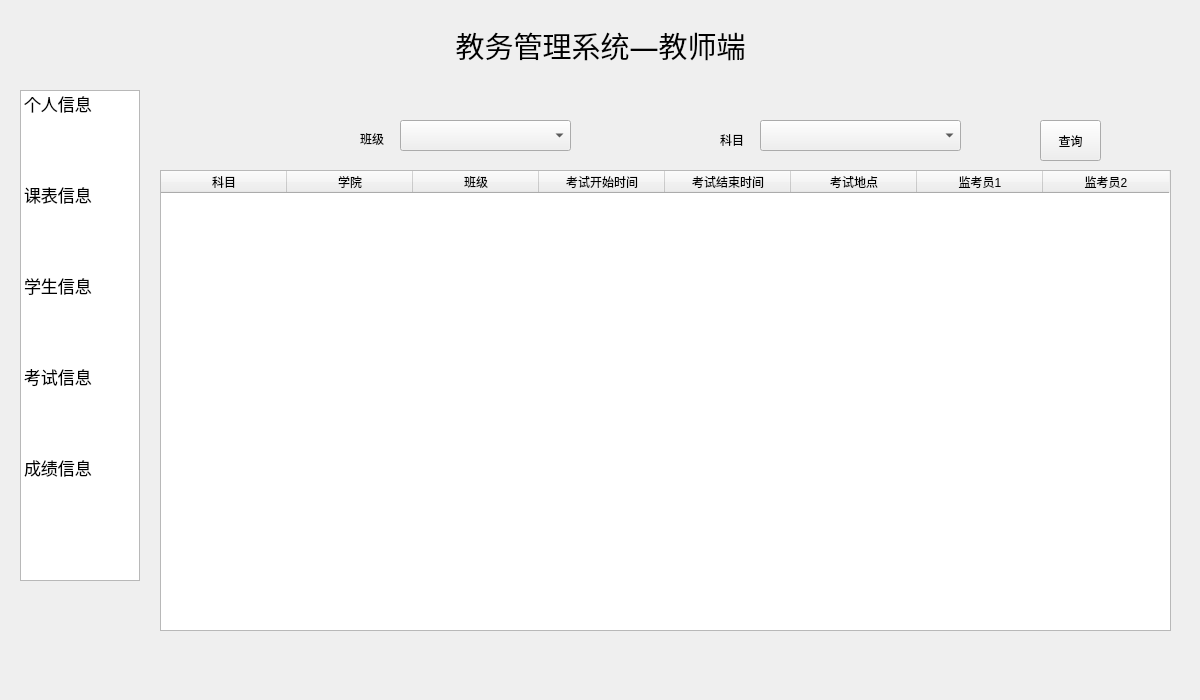
<?xml version="1.0" encoding="UTF-8"?>
<ui version="4.0">
 <class>teacher</class>
 <widget class="QWidget" name="teacher">
  <property name="geometry">
   <rect>
    <x>0</x>
    <y>0</y>
    <width>1200</width>
    <height>700</height>
   </rect>
  </property>
  <property name="windowTitle">
   <string>Form</string>
  </property>
  <widget class="QListWidget" name="listWidget">
   <property name="geometry">
    <rect>
     <x>20</x>
     <y>90</y>
     <width>120</width>
     <height>491</height>
    </rect>
   </property>
   <property name="font">
    <font>
     <pointsize>13</pointsize>
    </font>
   </property>
   <property name="spacing">
    <number>20</number>
   </property>
   <property name="gridSize">
    <size>
     <width>0</width>
     <height>91</height>
    </size>
   </property>
   <property name="currentRow">
    <number>-1</number>
   </property>
   <item>
    <property name="text">
     <string>个人信息</string>
    </property>
   </item>
   <item>
    <property name="text">
     <string>课表信息</string>
    </property>
   </item>
   <item>
    <property name="text">
     <string>学生信息</string>
    </property>
   </item>
   <item>
    <property name="text">
     <string>考试信息</string>
    </property>
   </item>
   <item>
    <property name="text">
     <string>成绩信息</string>
    </property>
   </item>
  </widget>
  <widget class="QStackedWidget" name="stackedWidget">
   <property name="geometry">
    <rect>
     <x>150</x>
     <y>100</y>
     <width>1050</width>
     <height>581</height>
    </rect>
   </property>
   <property name="currentIndex">
    <number>3</number>
   </property>
   <widget class="QWidget" name="pg_personal">
    <widget class="QWidget" name="layoutWidget">
     <property name="geometry">
      <rect>
       <x>80</x>
       <y>30</y>
       <width>561</width>
       <height>351</height>
      </rect>
     </property>
     <layout class="QGridLayout" name="gridLayout">
      <item row="1" column="0">
       <layout class="QHBoxLayout" name="horizontalLayout_6">
        <item>
         <widget class="QLabel" name="label_3">
          <property name="text">
           <string>性别</string>
          </property>
         </widget>
        </item>
        <item>
         <widget class="QLineEdit" name="ledit_sex"/>
        </item>
        <item>
         <spacer name="horizontalSpacer_5">
          <property name="orientation">
           <enum>Qt::Horizontal</enum>
          </property>
          <property name="sizeHint" stdset="0">
           <size>
            <width>40</width>
            <height>20</height>
           </size>
          </property>
         </spacer>
        </item>
        <item>
         <widget class="QLabel" name="label_4">
          <property name="text">
           <string>生日</string>
          </property>
         </widget>
        </item>
        <item>
         <widget class="QLineEdit" name="ledit_bitrh"/>
        </item>
        <item>
         <spacer name="horizontalSpacer_7">
          <property name="orientation">
           <enum>Qt::Horizontal</enum>
          </property>
          <property name="sizeHint" stdset="0">
           <size>
            <width>40</width>
            <height>20</height>
           </size>
          </property>
         </spacer>
        </item>
       </layout>
      </item>
      <item row="3" column="0">
       <layout class="QHBoxLayout" name="horizontalLayout_8">
        <item>
         <widget class="QLabel" name="label_7">
          <property name="text">
           <string>学院</string>
          </property>
         </widget>
        </item>
        <item>
         <widget class="QLineEdit" name="ledit_clg"/>
        </item>
        <item>
         <spacer name="horizontalSpacer_10">
          <property name="orientation">
           <enum>Qt::Horizontal</enum>
          </property>
          <property name="sizeHint" stdset="0">
           <size>
            <width>40</width>
            <height>20</height>
           </size>
          </property>
         </spacer>
        </item>
       </layout>
      </item>
      <item row="0" column="0">
       <layout class="QHBoxLayout" name="horizontalLayout_5">
        <item>
         <widget class="QLabel" name="label">
          <property name="text">
           <string>教师编号</string>
          </property>
         </widget>
        </item>
        <item>
         <widget class="QLineEdit" name="ledit_tno"/>
        </item>
        <item>
         <spacer name="horizontalSpacer_4">
          <property name="orientation">
           <enum>Qt::Horizontal</enum>
          </property>
          <property name="sizeHint" stdset="0">
           <size>
            <width>40</width>
            <height>20</height>
           </size>
          </property>
         </spacer>
        </item>
        <item>
         <widget class="QLabel" name="label_2">
          <property name="text">
           <string>姓名</string>
          </property>
         </widget>
        </item>
        <item>
         <widget class="QLineEdit" name="ledit_tname"/>
        </item>
        <item>
         <spacer name="horizontalSpacer_6">
          <property name="orientation">
           <enum>Qt::Horizontal</enum>
          </property>
          <property name="sizeHint" stdset="0">
           <size>
            <width>40</width>
            <height>20</height>
           </size>
          </property>
         </spacer>
        </item>
       </layout>
      </item>
      <item row="2" column="0">
       <layout class="QHBoxLayout" name="horizontalLayout_7">
        <item>
         <widget class="QLabel" name="label_6">
          <property name="text">
           <string>职称</string>
          </property>
         </widget>
        </item>
        <item>
         <widget class="QLineEdit" name="ledit_position"/>
        </item>
        <item>
         <spacer name="horizontalSpacer_8">
          <property name="orientation">
           <enum>Qt::Horizontal</enum>
          </property>
          <property name="sizeHint" stdset="0">
           <size>
            <width>40</width>
            <height>20</height>
           </size>
          </property>
         </spacer>
        </item>
        <item>
         <widget class="QLabel" name="label_5">
          <property name="text">
           <string>联系方式</string>
          </property>
         </widget>
        </item>
        <item>
         <widget class="QLineEdit" name="ledit_tel"/>
        </item>
        <item>
         <spacer name="horizontalSpacer_9">
          <property name="orientation">
           <enum>Qt::Horizontal</enum>
          </property>
          <property name="sizeHint" stdset="0">
           <size>
            <width>40</width>
            <height>20</height>
           </size>
          </property>
         </spacer>
        </item>
       </layout>
      </item>
     </layout>
    </widget>
   </widget>
   <widget class="QWidget" name="pg_lesson">
    <widget class="QTableWidget" name="lesson_table">
     <property name="geometry">
      <rect>
       <x>30</x>
       <y>0</y>
       <width>1000</width>
       <height>550</height>
      </rect>
     </property>
     <attribute name="horizontalHeaderMinimumSectionSize">
      <number>20</number>
     </attribute>
     <attribute name="horizontalHeaderDefaultSectionSize">
      <number>158</number>
     </attribute>
     <attribute name="verticalHeaderDefaultSectionSize">
      <number>104</number>
     </attribute>
     <row>
      <property name="text">
       <string>1-2节</string>
      </property>
     </row>
     <row>
      <property name="text">
       <string>3-4节</string>
      </property>
     </row>
     <row>
      <property name="text">
       <string>5-6节</string>
      </property>
     </row>
     <row>
      <property name="text">
       <string>7-8节</string>
      </property>
     </row>
     <row>
      <property name="text">
       <string>9-11节</string>
      </property>
     </row>
     <column>
      <property name="text">
       <string>周一</string>
      </property>
     </column>
     <column>
      <property name="text">
       <string>周二</string>
      </property>
     </column>
     <column>
      <property name="text">
       <string>周三</string>
      </property>
     </column>
     <column>
      <property name="text">
       <string>周四</string>
      </property>
     </column>
     <column>
      <property name="text">
       <string>周五</string>
      </property>
     </column>
     <column>
      <property name="text">
       <string>周日</string>
      </property>
     </column>
    </widget>
   </widget>
   <widget class="QWidget" name="pg_student">
    <widget class="QTableWidget" name="student_table">
     <property name="geometry">
      <rect>
       <x>40</x>
       <y>60</y>
       <width>950</width>
       <height>550</height>
      </rect>
     </property>
     <attribute name="horizontalHeaderDefaultSectionSize">
      <number>158</number>
     </attribute>
     <column>
      <property name="text">
       <string>学号</string>
      </property>
     </column>
     <column>
      <property name="text">
       <string>姓名</string>
      </property>
     </column>
     <column>
      <property name="text">
       <string>性别</string>
      </property>
     </column>
     <column>
      <property name="text">
       <string>籍贯</string>
      </property>
     </column>
     <column>
      <property name="text">
       <string>生日</string>
      </property>
     </column>
     <column>
      <property name="text">
       <string>班级</string>
      </property>
     </column>
    </widget>
    <widget class="QWidget" name="layoutWidget">
     <property name="geometry">
      <rect>
       <x>40</x>
       <y>10</y>
       <width>941</width>
       <height>41</height>
      </rect>
     </property>
     <layout class="QHBoxLayout" name="horizontalLayout" stretch="1,3,1,1,3,1,1,3,1,1">
      <item>
       <widget class="QLabel" name="label3">
        <property name="text">
         <string>学院</string>
        </property>
       </widget>
      </item>
      <item>
       <widget class="QComboBox" name="college"/>
      </item>
      <item>
       <spacer name="horizontalSpacer_11">
        <property name="orientation">
         <enum>Qt::Horizontal</enum>
        </property>
        <property name="sizeHint" stdset="0">
         <size>
          <width>40</width>
          <height>20</height>
         </size>
        </property>
       </spacer>
      </item>
      <item>
       <widget class="QLabel" name="label1">
        <property name="text">
         <string>专业</string>
        </property>
       </widget>
      </item>
      <item>
       <widget class="QComboBox" name="major"/>
      </item>
      <item>
       <spacer name="horizontalSpacer_12">
        <property name="orientation">
         <enum>Qt::Horizontal</enum>
        </property>
        <property name="sizeHint" stdset="0">
         <size>
          <width>40</width>
          <height>20</height>
         </size>
        </property>
       </spacer>
      </item>
      <item>
       <widget class="QLabel" name="label2">
        <property name="text">
         <string>课程</string>
        </property>
       </widget>
      </item>
      <item>
       <widget class="QComboBox" name="course"/>
      </item>
      <item>
       <spacer name="horizontalSpacer_2">
        <property name="orientation">
         <enum>Qt::Horizontal</enum>
        </property>
        <property name="sizeHint" stdset="0">
         <size>
          <width>40</width>
          <height>20</height>
         </size>
        </property>
       </spacer>
      </item>
      <item>
       <widget class="QPushButton" name="search_student">
        <property name="text">
         <string>查询</string>
        </property>
       </widget>
      </item>
     </layout>
    </widget>
   </widget>
   <widget class="QWidget" name="pg_exam">
    <widget class="QTableWidget" name="exam_table">
     <property name="geometry">
      <rect>
       <x>10</x>
       <y>70</y>
       <width>1011</width>
       <height>461</height>
      </rect>
     </property>
     <attribute name="horizontalHeaderDefaultSectionSize">
      <number>126</number>
     </attribute>
     <column>
      <property name="text">
       <string>科目</string>
      </property>
     </column>
     <column>
      <property name="text">
       <string>学院</string>
      </property>
     </column>
     <column>
      <property name="text">
       <string>班级</string>
      </property>
     </column>
     <column>
      <property name="text">
       <string>考试开始时间</string>
      </property>
     </column>
     <column>
      <property name="text">
       <string>考试结束时间</string>
      </property>
     </column>
     <column>
      <property name="text">
       <string>考试地点</string>
      </property>
     </column>
     <column>
      <property name="text">
       <string>监考员1</string>
      </property>
     </column>
     <column>
      <property name="text">
       <string>监考员2</string>
      </property>
     </column>
    </widget>
    <widget class="QPushButton" name="search_2">
     <property name="geometry">
      <rect>
       <x>890</x>
       <y>20</y>
       <width>61</width>
       <height>41</height>
      </rect>
     </property>
     <property name="font">
      <font>
       <pointsize>9</pointsize>
      </font>
     </property>
     <property name="text">
      <string>查询</string>
     </property>
    </widget>
    <widget class="QComboBox" name="major_3">
     <property name="geometry">
      <rect>
       <x>250</x>
       <y>20</y>
       <width>171</width>
       <height>31</height>
      </rect>
     </property>
    </widget>
    <widget class="QComboBox" name="course_1">
     <property name="geometry">
      <rect>
       <x>610</x>
       <y>20</y>
       <width>201</width>
       <height>31</height>
      </rect>
     </property>
    </widget>
    <widget class="QLabel" name="label_13">
     <property name="geometry">
      <rect>
       <x>210</x>
       <y>30</y>
       <width>41</width>
       <height>18</height>
      </rect>
     </property>
     <property name="text">
      <string>班级</string>
     </property>
    </widget>
    <widget class="QLabel" name="label_14">
     <property name="geometry">
      <rect>
       <x>570</x>
       <y>30</y>
       <width>41</width>
       <height>20</height>
      </rect>
     </property>
     <property name="text">
      <string>科目</string>
     </property>
    </widget>
   </widget>
   <widget class="QWidget" name="pg_score">
    <widget class="QTableWidget" name="score_table">
     <property name="geometry">
      <rect>
       <x>30</x>
       <y>80</y>
       <width>1001</width>
       <height>461</height>
      </rect>
     </property>
     <attribute name="horizontalHeaderDefaultSectionSize">
      <number>200</number>
     </attribute>
     <column>
      <property name="text">
       <string>姓名</string>
      </property>
     </column>
     <column>
      <property name="text">
       <string>学号</string>
      </property>
     </column>
     <column>
      <property name="text">
       <string>性别</string>
      </property>
     </column>
     <column>
      <property name="text">
       <string>班级</string>
      </property>
     </column>
     <column>
      <property name="text">
       <string>成绩</string>
      </property>
     </column>
    </widget>
    <widget class="QLabel" name="label_8">
     <property name="geometry">
      <rect>
       <x>640</x>
       <y>10</y>
       <width>81</width>
       <height>18</height>
      </rect>
     </property>
     <property name="text">
      <string>姓名/学号</string>
     </property>
    </widget>
    <widget class="QLineEdit" name="lineedit_input">
     <property name="geometry">
      <rect>
       <x>730</x>
       <y>0</y>
       <width>141</width>
       <height>31</height>
      </rect>
     </property>
    </widget>
    <widget class="QLabel" name="label_avg">
     <property name="geometry">
      <rect>
       <x>30</x>
       <y>547</y>
       <width>721</width>
       <height>31</height>
      </rect>
     </property>
     <property name="font">
      <font>
       <pointsize>9</pointsize>
       <weight>75</weight>
       <italic>true</italic>
       <bold>true</bold>
       <underline>true</underline>
      </font>
     </property>
     <property name="text">
      <string/>
     </property>
    </widget>
    <widget class="QComboBox" name="major_2">
     <property name="geometry">
      <rect>
       <x>120</x>
       <y>0</y>
       <width>171</width>
       <height>31</height>
      </rect>
     </property>
    </widget>
    <widget class="QLabel" name="label1_2">
     <property name="geometry">
      <rect>
       <x>60</x>
       <y>10</y>
       <width>36</width>
       <height>18</height>
      </rect>
     </property>
     <property name="text">
      <string>班级</string>
     </property>
    </widget>
    <widget class="QPushButton" name="search_3">
     <property name="geometry">
      <rect>
       <x>890</x>
       <y>0</y>
       <width>112</width>
       <height>34</height>
      </rect>
     </property>
     <property name="text">
      <string>查询</string>
     </property>
    </widget>
    <widget class="QComboBox" name="course_2">
     <property name="geometry">
      <rect>
       <x>380</x>
       <y>0</y>
       <width>241</width>
       <height>31</height>
      </rect>
     </property>
    </widget>
    <widget class="QLabel" name="label2_2">
     <property name="geometry">
      <rect>
       <x>330</x>
       <y>10</y>
       <width>36</width>
       <height>18</height>
      </rect>
     </property>
     <property name="text">
      <string>课程</string>
     </property>
    </widget>
    <widget class="QPushButton" name="butt_desc">
     <property name="geometry">
      <rect>
       <x>370</x>
       <y>40</y>
       <width>112</width>
       <height>34</height>
      </rect>
     </property>
     <property name="text">
      <string>成绩降序</string>
     </property>
    </widget>
    <widget class="QPushButton" name="butt_avg">
     <property name="geometry">
      <rect>
       <x>640</x>
       <y>40</y>
       <width>112</width>
       <height>34</height>
      </rect>
     </property>
     <property name="text">
      <string>平均分</string>
     </property>
    </widget>
    <widget class="QPushButton" name="butt_asc">
     <property name="geometry">
      <rect>
       <x>120</x>
       <y>40</y>
       <width>112</width>
       <height>34</height>
      </rect>
     </property>
     <property name="text">
      <string>成绩升序</string>
     </property>
    </widget>
    <widget class="QPushButton" name="butt_level">
     <property name="geometry">
      <rect>
       <x>860</x>
       <y>40</y>
       <width>112</width>
       <height>34</height>
      </rect>
     </property>
     <property name="text">
      <string>分数段分布</string>
     </property>
    </widget>
   </widget>
   <widget class="QWidget" name="pg_level">
    <widget class="QPushButton" name="butt_return">
     <property name="geometry">
      <rect>
       <x>820</x>
       <y>510</y>
       <width>112</width>
       <height>34</height>
      </rect>
     </property>
     <property name="text">
      <string>返回</string>
     </property>
    </widget>
    <widget class="QLabel" name="label_10">
     <property name="geometry">
      <rect>
       <x>30</x>
       <y>17</y>
       <width>181</width>
       <height>21</height>
      </rect>
     </property>
     <property name="font">
      <font>
       <pointsize>11</pointsize>
      </font>
     </property>
     <property name="text">
      <string>请输入查询区间：</string>
     </property>
    </widget>
    <widget class="QTableWidget" name="level_table">
     <property name="geometry">
      <rect>
       <x>10</x>
       <y>60</y>
       <width>1011</width>
       <height>411</height>
      </rect>
     </property>
     <attribute name="horizontalHeaderDefaultSectionSize">
      <number>202</number>
     </attribute>
     <column>
      <property name="text">
       <string>姓名</string>
      </property>
     </column>
     <column>
      <property name="text">
       <string>学号</string>
      </property>
     </column>
     <column>
      <property name="text">
       <string>性别</string>
      </property>
     </column>
     <column>
      <property name="text">
       <string>班级</string>
      </property>
     </column>
     <column>
      <property name="text">
       <string>成绩</string>
      </property>
     </column>
    </widget>
    <widget class="QLabel" name="label_9">
     <property name="geometry">
      <rect>
       <x>20</x>
       <y>170</y>
       <width>81</width>
       <height>18</height>
      </rect>
     </property>
     <property name="text">
      <string/>
     </property>
    </widget>
    <widget class="QLineEdit" name="lineedit_low">
     <property name="geometry">
      <rect>
       <x>230</x>
       <y>20</y>
       <width>113</width>
       <height>25</height>
      </rect>
     </property>
     <property name="placeholderText">
      <string>请输入下界</string>
     </property>
    </widget>
    <widget class="QLineEdit" name="lineedit_upper">
     <property name="geometry">
      <rect>
       <x>420</x>
       <y>20</y>
       <width>113</width>
       <height>25</height>
      </rect>
     </property>
     <property name="placeholderText">
      <string>请输入上界</string>
     </property>
    </widget>
    <widget class="QLabel" name="label_11">
     <property name="geometry">
      <rect>
       <x>370</x>
       <y>30</y>
       <width>81</width>
       <height>18</height>
      </rect>
     </property>
     <property name="font">
      <font>
       <pointsize>14</pointsize>
      </font>
     </property>
     <property name="text">
      <string>~</string>
     </property>
    </widget>
    <widget class="QLabel" name="label_12">
     <property name="geometry">
      <rect>
       <x>370</x>
       <y>20</y>
       <width>31</width>
       <height>18</height>
      </rect>
     </property>
     <property name="font">
      <font>
       <pointsize>15</pointsize>
      </font>
     </property>
     <property name="text">
      <string>--</string>
     </property>
    </widget>
    <widget class="QPushButton" name="search_5">
     <property name="geometry">
      <rect>
       <x>560</x>
       <y>20</y>
       <width>112</width>
       <height>34</height>
      </rect>
     </property>
     <property name="text">
      <string>查询</string>
     </property>
    </widget>
   </widget>
  </widget>
  <widget class="QLabel" name="title">
   <property name="geometry">
    <rect>
     <x>20</x>
     <y>20</y>
     <width>1161</width>
     <height>51</height>
    </rect>
   </property>
   <property name="font">
    <font>
     <family>Mongolian Baiti</family>
     <pointsize>22</pointsize>
    </font>
   </property>
   <property name="frameShape">
    <enum>QFrame::NoFrame</enum>
   </property>
   <property name="text">
    <string>教务管理系统—教师端</string>
   </property>
   <property name="alignment">
    <set>Qt::AlignCenter</set>
   </property>
  </widget>
 </widget>
 <resources/>
 <connections/>
</ui>
